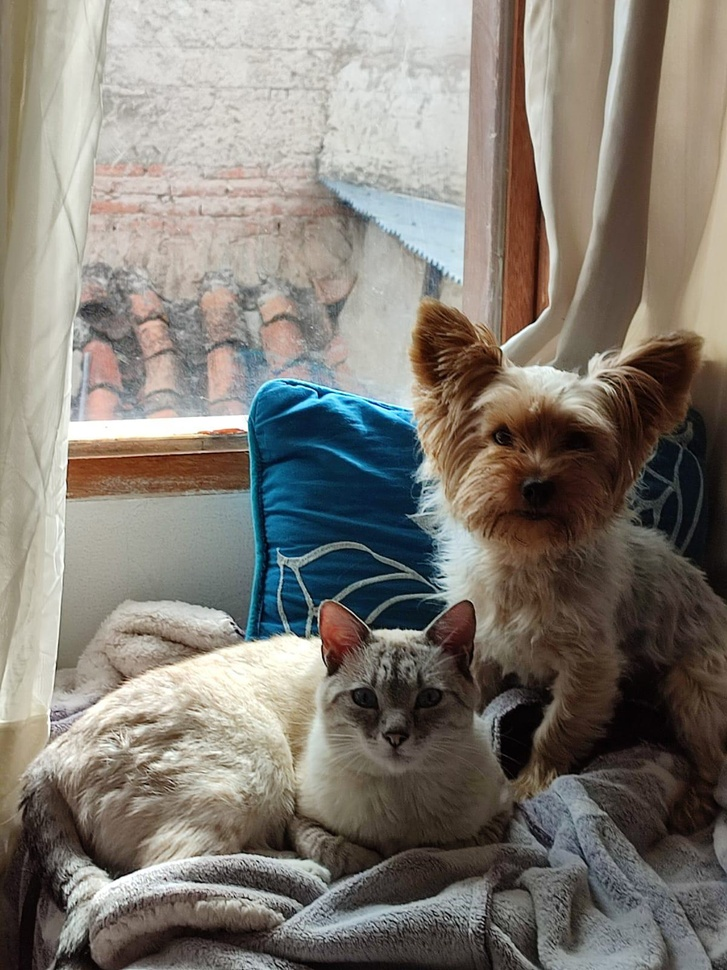
#> input picture PDI_001/Unidad 01 clases/imagentango.jpg, 727 x 970 px, shrunk from 1200 x 1600 before the run
$ jupyter execute pdi_ecualizacion.ipynb
#> lines starting #> are read from the running program, lines starting #| are printed output that depends on the picture
ECUALIZACION DE UN HISTOGRAMA - SE DESEA NORMALIZAR UNA IMAGEN A UN PUNTO OPTIMO

[cell 1]
import cv2
import numpy as np
import matplotlib.pyplot as plt

# Leer la imagen
imagen = cv2.imread('imagentango.jpg', 0)
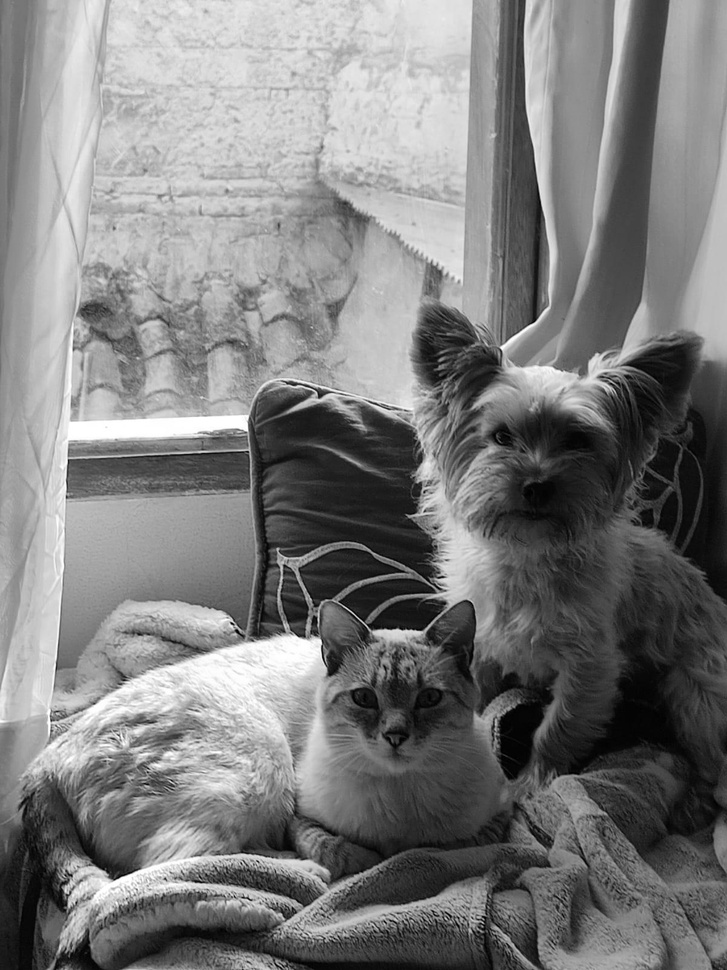
#> imagen: shape (970, 727); min 0, max 255, mean 124.4

histograma,calc = np.histogram(imagen.flatten(),256, [0,256])
#> histograma = 256 values, max 4479 at index 190, min 73 at index 1, mean 2754.6; calc = 257 values from 0 to 256

distAcum=histograma.cumsum()
#> distAcum = 256 values from 74 to 705190
distAcum_normalizado=distAcum+histograma.max()/distAcum.max()
#> distAcum_normalizado = 256 values from 74.01 to 705190


ecualizado = cv2.equalizeHist(imagen)
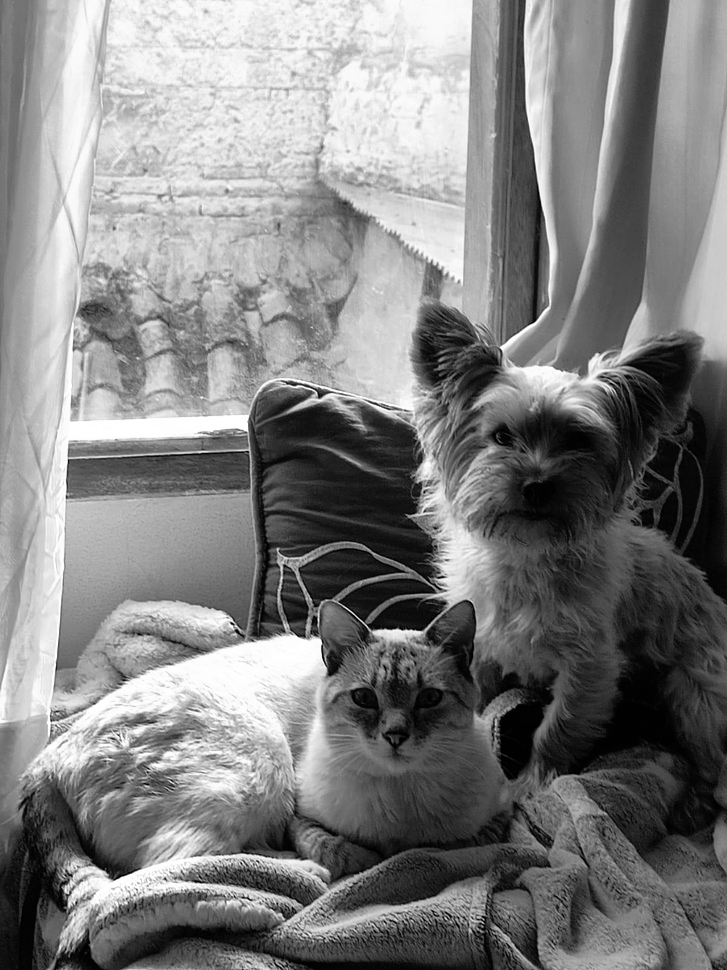
#> ecualizado: shape (970, 727); min 0, max 255, mean 128
histograma_equ,_ = np.histogram(ecualizado.flatten(), 256, [0,256])
#> histograma_equ = 256 values, max 4716 at index 87, min 0 at index 19, mean 2754.6

plt.figure(figsize=(15,25))
plt.subplot(2,2,1)
plt.imshow(imagen, cmap='gray')

plt.subplot(2,2,2)
plt.plot(distAcum_normalizado, color='b')
plt.hist(imagen.flatten(), 256,[0,256], color='r')
plt.xlim([0,256])
plt.legend(('distribucion','Histograma'), loc='upper left')
plt.title('Histograma Original')


plt.subplot(2,2,3)
plt.imshow(ecualizado, cmap='gray')

plt.subplot(2,2,4)
plt.plot(histograma_equ, color='g')
plt.xlim([0,256])
plt.tight_layout
plt.show()
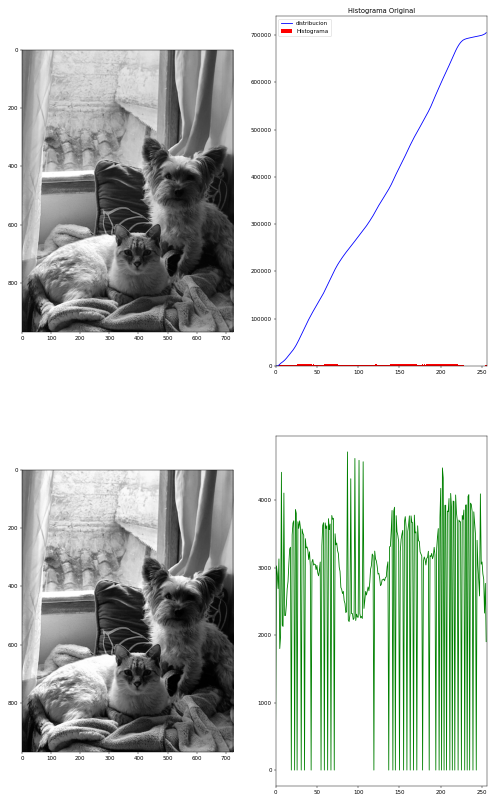
#> figure drawn by matplotlib, 4 panels; panel 2: tallest bar 4479 high, from x = 190 to 191; panel 2: curve peaks at x = 255, y = 705190; panel 4: curve peaks at x = 87, y = 4716

ecualizacion a colores

[cell 2]
import cv2
import numpy as np
import matplotlib.pyplot as plt

plt.rcParams['figure.figsize'] = [10, 5]
imagen = cv2.imread('imagentango.jpg')
#> imagen is the input picture: shape (970, 727, 3); mean B, G, R 115.6, 123.6, 129.2
gray = cv2.cvtColor(imagen, cv2.COLOR_BGR2GRAY)
ecualizada = cv2.equalizeHist(gray)
ecu_color = cv2.merge([
    cv2.equalizeHist(imagen[:, :, 0]),
    cv2.equalizeHist(imagen[:, :, 1]),
    cv2.equalizeHist(imagen[:, :, 2])
])
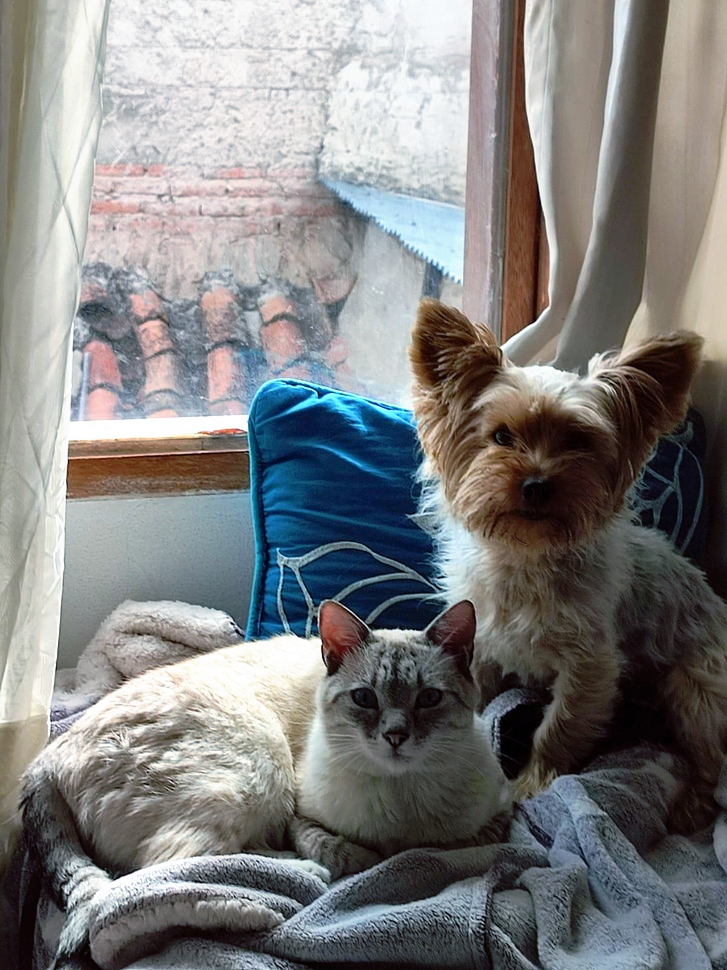
#> ecu_color: shape (970, 727, 3); mean B, G, R 127.8, 128, 127.7

plt.imshow(cv2.cvtColor(ecualizada, cv2.COLOR_BGR2RGB), cmap="gray")
plt.title("Equalized Grayscale Image")
plt.show()
plt.imshow(cv2.cvtColor(ecu_color, cv2.COLOR_BGR2RGB))
plt.title("Equalized Color Image")
plt.show()

ecualizacion sectorizada (CLAHE) POR CUADRANTES Y POR ESPACIOS

[cell 3]
import cv2
import numpy as np
import matplotlib.pyplot as plt

# Leer la imagen
imagen = cv2.imread('imagentango.jpg', 0)
clip=2.0
tiles=8

clahe = cv2.createCLAHE(clipLimit=clip, tileGridSize=(tiles, tiles))
ecualizado=clahe.apply(imagen)
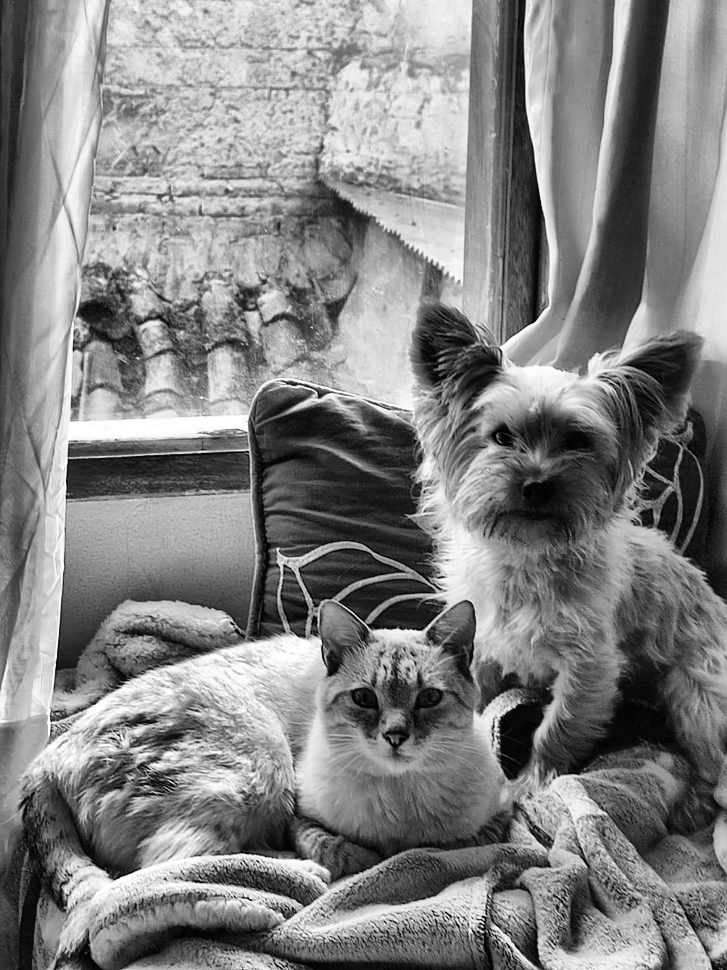
#> ecualizado: shape (970, 727); min 0, max 255, mean 130
plt.imshow(imagen, cmap='gray')
plt.show()
plt.imshow(ecualizado, cmap='gray')
plt.show()

ESPECTRO TRANSFORMADA DE FORIER

[cell 4]
import cv2
import numpy as np
import matplotlib.pyplot as plt

# Leer la imagen
imagen = cv2.imread('imagentango.jpg', 0)

transformada=np.fft.fft2(imagen)#aplico transformar de forier
desplazar = np.fft.fftshift(transformada) #separo el espectro
magnitud_espectro=np.log(1+np.abs(desplazar)) #calculo de espectro separado
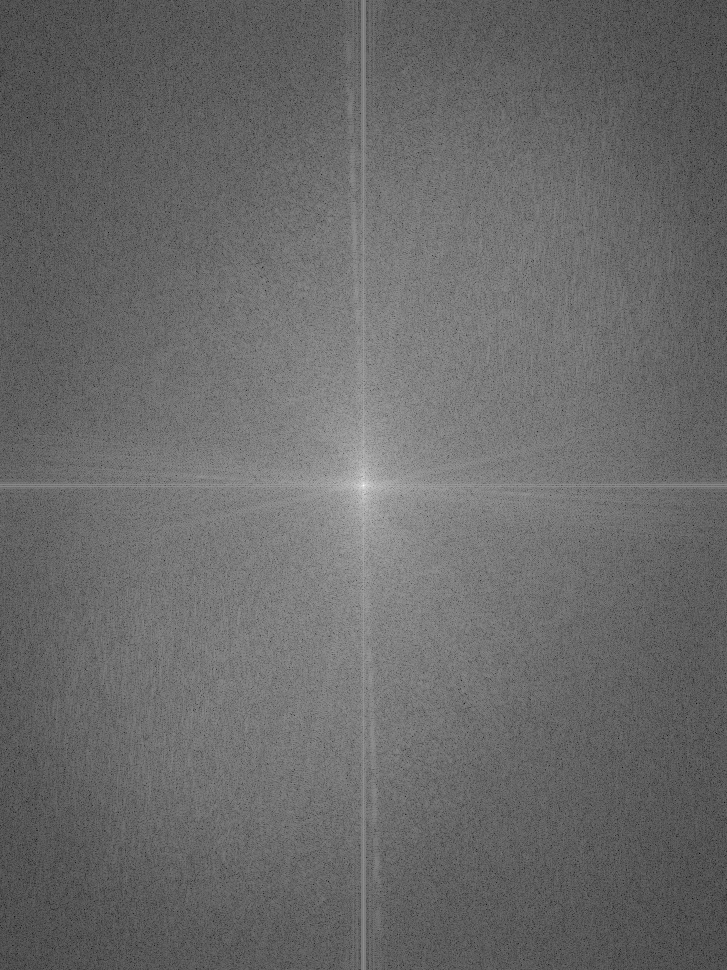
#> magnitud_espectro: shape (970, 727) float64; min 0.986, max 18.29, mean 8.19; drawn with min black and max white

plt.imshow(imagen, cmap='gray')
plt.show()
plt.imshow(magnitud_espectro, cmap='gray')
plt.show()

rotar

[cell 5]
import cv2
import numpy as np
import matplotlib.pyplot as plt
import imutils

# Leer la imagen
imagen = cv2.imread('imagentango.jpg')
plt.show(imagen)
angulo=50
rotar=imutils.rotate(imagen, angulo)
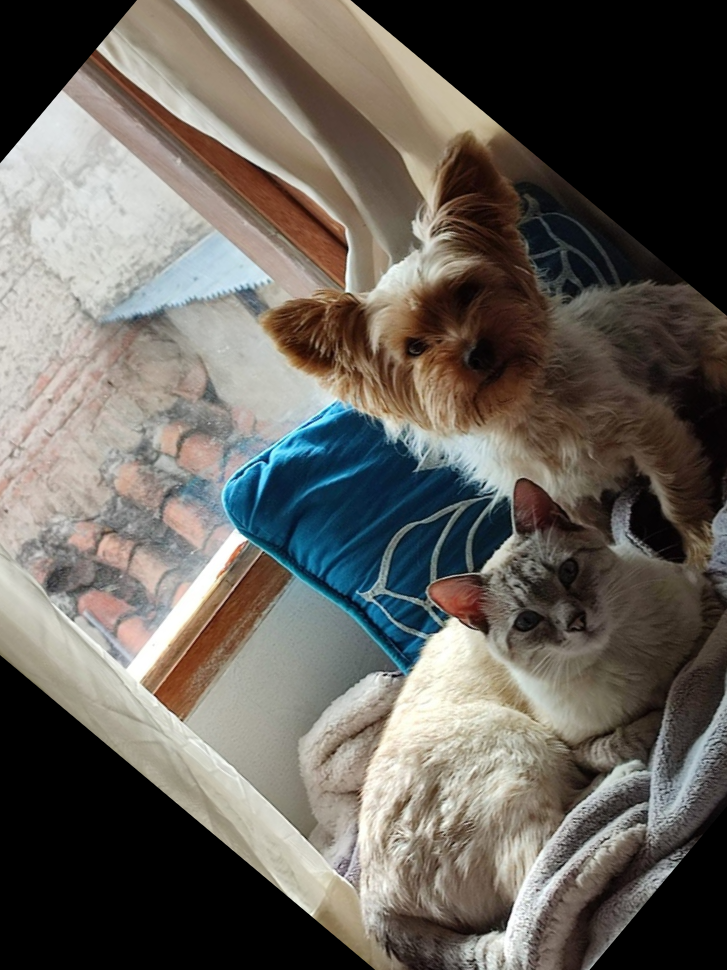
#> rotar: shape (970, 727, 3); mean B, G, R 91.4, 98, 102.7
plt.show(rotar)
